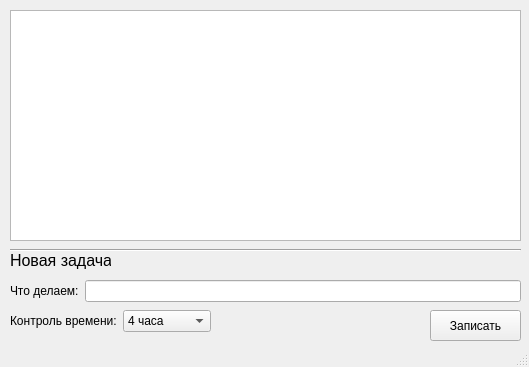
<?xml version="1.0" encoding="UTF-8"?>
<ui version="4.0">
 <author>artem1403</author>
 <class>MainWindow</class>
 <widget class="QMainWindow" name="MainWindow">
  <property name="geometry">
   <rect>
    <x>0</x>
    <y>0</y>
    <width>529</width>
    <height>367</height>
   </rect>
  </property>
  <property name="windowTitle">
   <string>MainWindow</string>
  </property>
  <widget class="QWidget" name="centralwidget">
   <widget class="QLabel" name="new_task_label">
    <property name="geometry">
     <rect>
      <x>10</x>
      <y>250</y>
      <width>101</width>
      <height>21</height>
     </rect>
    </property>
    <property name="font">
     <font>
      <pointsize>12</pointsize>
     </font>
    </property>
    <property name="text">
     <string>Новая задача</string>
    </property>
   </widget>
   <widget class="Line" name="line">
    <property name="geometry">
     <rect>
      <x>10</x>
      <y>240</y>
      <width>511</width>
      <height>20</height>
     </rect>
    </property>
    <property name="orientation">
     <enum>Qt::Horizontal</enum>
    </property>
   </widget>
   <widget class="QPushButton" name="save_task_button">
    <property name="geometry">
     <rect>
      <x>430</x>
      <y>310</y>
      <width>91</width>
      <height>31</height>
     </rect>
    </property>
    <property name="text">
     <string>Записать</string>
    </property>
   </widget>
   <widget class="QTableWidget" name="current_task_table">
    <property name="geometry">
     <rect>
      <x>10</x>
      <y>10</y>
      <width>511</width>
      <height>231</height>
     </rect>
    </property>
   </widget>
   <widget class="QWidget" name="layoutWidget">
    <property name="geometry">
     <rect>
      <x>10</x>
      <y>310</y>
      <width>201</width>
      <height>22</height>
     </rect>
    </property>
    <layout class="QHBoxLayout" name="horizontalLayout_2">
     <item>
      <widget class="QLabel" name="task_timeout_label">
       <property name="text">
        <string>Контроль времени:</string>
       </property>
      </widget>
     </item>
     <item>
      <widget class="QComboBox" name="task_timeout_comboBox">
       <property name="currentIndex">
        <number>3</number>
       </property>
       <item>
        <property name="text">
         <string comment="30">30 минут</string>
        </property>
       </item>
       <item>
        <property name="text">
         <string comment="60">1 час</string>
        </property>
       </item>
       <item>
        <property name="text">
         <string comment="120">2 часа</string>
        </property>
       </item>
       <item>
        <property name="text">
         <string comment="240">4 часа</string>
        </property>
       </item>
       <item>
        <property name="text">
         <string comment="1440">1 день</string>
        </property>
       </item>
      </widget>
     </item>
    </layout>
   </widget>
   <widget class="QWidget" name="layoutWidget">
    <property name="geometry">
     <rect>
      <x>10</x>
      <y>280</y>
      <width>511</width>
      <height>22</height>
     </rect>
    </property>
    <layout class="QHBoxLayout" name="horizontalLayout">
     <item>
      <widget class="QLabel" name="new_task_name_label">
       <property name="text">
        <string>Что делаем:</string>
       </property>
      </widget>
     </item>
     <item>
      <widget class="QLineEdit" name="lineEdit"/>
     </item>
    </layout>
   </widget>
  </widget>
  <widget class="QStatusBar" name="statusbar"/>
 </widget>
 <resources/>
 <connections>
  <connection>
   <sender>save_task_button</sender>
   <signal>clicked()</signal>
   <receiver>MainWindow</receiver>
   <slot>save_task_on_button_clicked()</slot>
   <hints>
    <hint type="sourcelabel">
     <x>464</x>
     <y>325</y>
    </hint>
    <hint type="destinationlabel">
     <x>391</x>
     <y>327</y>
    </hint>
   </hints>
  </connection>
 </connections>
 <slots>
  <slot>save_task_on_button_clicked()</slot>
 </slots>
</ui>
